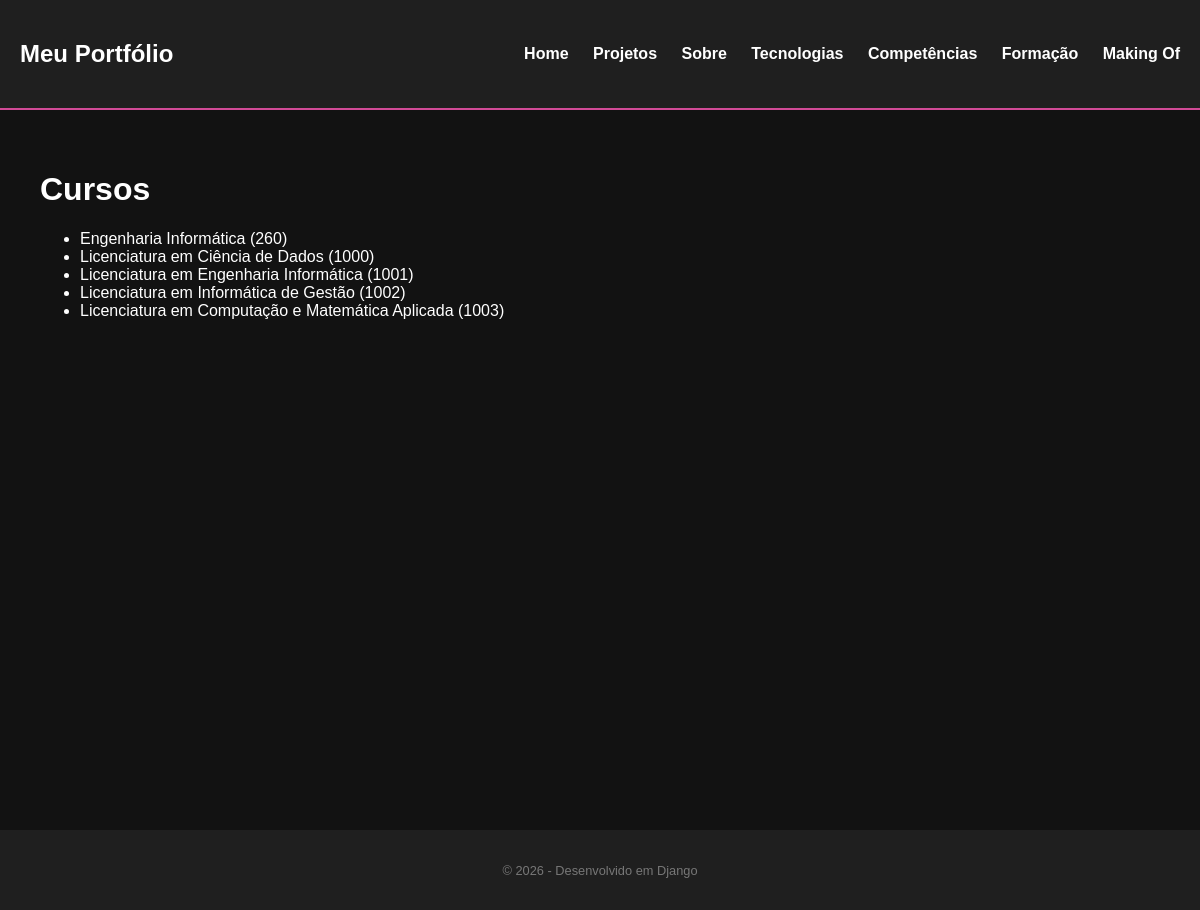
The page /portfolio/cursos/ on the database its author committed.
### portfolio/models.py (models this page shows, shortened)
class Curso(models.Model):
    codigo = models.IntegerField(primary_key=True, help_text="Ex: 260")
    nome = models.CharField(max_length=200)
    grau = models.CharField(max_length=100, blank=True, null=True)
    descricao = models.TextField(blank=True, null=True)
    logotipo = models.ImageField(upload_to='cursos/', blank=True, null=True)

### portfolio/views.py (the view)
# urls.py: path('cursos/', views.cursos_view, name="cursos"),
def cursos_view(request):
    cursos = Curso.objects.all()
    return render(request, 'portfolio/cursos.html', {
        'cursos': cursos
    })

### portfolio/templates/portfolio/cursos.html
{% extends 'portfolio/layout.html' %}
{% block content %}
<h1>Cursos</h1>
<ul>
  {% for curso in cursos %}
    <li>
      {{ curso.nome }} ({{ curso.codigo }})
    </li>
  {% endfor %}
</ul>
{% endblock %}

### portfolio/templates/portfolio/layout.html (style rules this page uses)
body { font-family: Arial, sans-serif; margin: 0; background: #121212; color: white; }

### rows shown on the page
Curso: nome "Engenharia Informática", codigo "260"
Curso: nome "Licenciatura em Ciência de Dados", codigo "1000"
Curso: nome "Licenciatura em Engenharia Informática", codigo "1001"
Curso: nome "Licenciatura em Informática de Gestão", codigo "1002"
Curso: nome "Licenciatura em Computação e Matemática Aplicada", codigo "1003"
